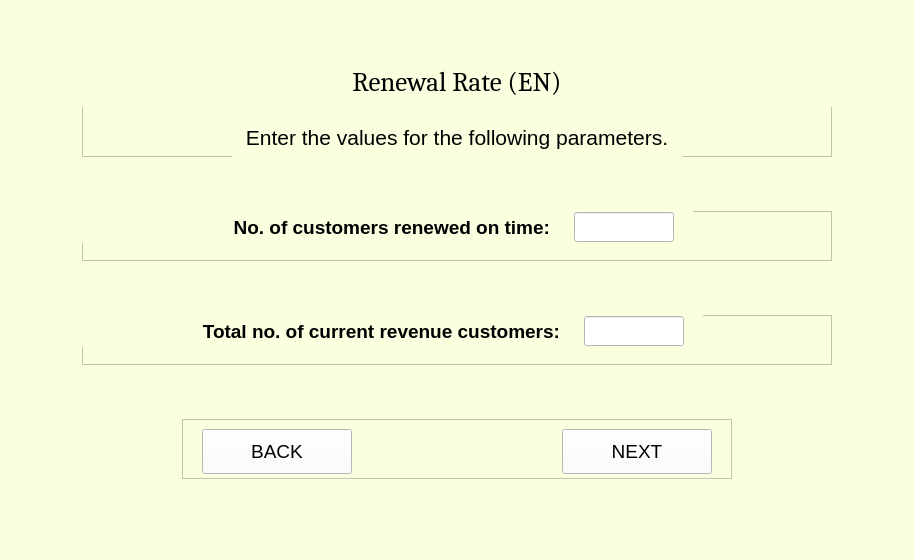
<?xml version="1.0" encoding="UTF-8"?>
<ui version="4.0">
 <class>MainWindow</class>
 <widget class="QMainWindow" name="MainWindow">
  <property name="enabled">
   <bool>true</bool>
  </property>
  <property name="geometry">
   <rect>
    <x>0</x>
    <y>0</y>
    <width>914</width>
    <height>560</height>
   </rect>
  </property>
  <property name="mouseTracking">
   <bool>true</bool>
  </property>
  <property name="windowTitle">
   <string>MainWindow</string>
  </property>
  <property name="styleSheet">
   <string notr="true">background-color:rgb(250, 255, 224)</string>
  </property>
  <widget class="QWidget" name="centralwidget">
   <layout class="QVBoxLayout" name="verticalLayout">
    <item alignment="Qt::AlignHCenter">
     <widget class="QFrame" name="frame">
      <property name="minimumSize">
       <size>
        <width>750</width>
        <height>100</height>
       </size>
      </property>
      <property name="maximumSize">
       <size>
        <width>750</width>
        <height>100</height>
       </size>
      </property>
      <property name="frameShape">
       <enum>QFrame::StyledPanel</enum>
      </property>
      <property name="frameShadow">
       <enum>QFrame::Raised</enum>
      </property>
      <widget class="QLabel" name="heading">
       <property name="geometry">
        <rect>
         <x>0</x>
         <y>0</y>
         <width>750</width>
         <height>50</height>
        </rect>
       </property>
       <property name="sizePolicy">
        <sizepolicy hsizetype="Preferred" vsizetype="Preferred">
         <horstretch>0</horstretch>
         <verstretch>0</verstretch>
        </sizepolicy>
       </property>
       <property name="minimumSize">
        <size>
         <width>750</width>
         <height>50</height>
        </size>
       </property>
       <property name="maximumSize">
        <size>
         <width>750</width>
         <height>50</height>
        </size>
       </property>
       <property name="font">
        <font>
         <family>Cambria</family>
         <pointsize>20</pointsize>
        </font>
       </property>
       <property name="text">
        <string>Renewal Rate (EN)</string>
       </property>
       <property name="alignment">
        <set>Qt::AlignCenter</set>
       </property>
       <property name="wordWrap">
        <bool>false</bool>
       </property>
      </widget>
      <widget class="QLabel" name="subHeading">
       <property name="geometry">
        <rect>
         <x>150</x>
         <y>60</y>
         <width>450</width>
         <height>40</height>
        </rect>
       </property>
       <property name="sizePolicy">
        <sizepolicy hsizetype="Preferred" vsizetype="Preferred">
         <horstretch>0</horstretch>
         <verstretch>0</verstretch>
        </sizepolicy>
       </property>
       <property name="minimumSize">
        <size>
         <width>450</width>
         <height>40</height>
        </size>
       </property>
       <property name="maximumSize">
        <size>
         <width>450</width>
         <height>40</height>
        </size>
       </property>
       <property name="font">
        <font>
         <family>Arial</family>
         <pointsize>16</pointsize>
        </font>
       </property>
       <property name="text">
        <string>Enter the values for the following parameters.</string>
       </property>
       <property name="alignment">
        <set>Qt::AlignCenter</set>
       </property>
       <property name="wordWrap">
        <bool>false</bool>
       </property>
      </widget>
     </widget>
    </item>
    <item alignment="Qt::AlignHCenter">
     <widget class="QFrame" name="frame_3">
      <property name="minimumSize">
       <size>
        <width>750</width>
        <height>50</height>
       </size>
      </property>
      <property name="maximumSize">
       <size>
        <width>750</width>
        <height>50</height>
       </size>
      </property>
      <property name="frameShape">
       <enum>QFrame::StyledPanel</enum>
      </property>
      <property name="frameShadow">
       <enum>QFrame::Raised</enum>
      </property>
      <widget class="QWidget" name="layoutWidget_2">
       <property name="geometry">
        <rect>
         <x>-50</x>
         <y>0</y>
         <width>661</width>
         <height>32</height>
        </rect>
       </property>
       <layout class="QGridLayout" name="gridLayout">
        <item row="0" column="0">
         <widget class="QLabel" name="label_renewals_on_time">
          <property name="sizePolicy">
           <sizepolicy hsizetype="Preferred" vsizetype="Preferred">
            <horstretch>0</horstretch>
            <verstretch>0</verstretch>
           </sizepolicy>
          </property>
          <property name="minimumSize">
           <size>
            <width>500</width>
            <height>30</height>
           </size>
          </property>
          <property name="maximumSize">
           <size>
            <width>500</width>
            <height>30</height>
           </size>
          </property>
          <property name="font">
           <font>
            <family>Arial</family>
            <pointsize>14</pointsize>
            <weight>75</weight>
            <bold>true</bold>
           </font>
          </property>
          <property name="text">
           <string>No. of customers renewed on time:</string>
          </property>
          <property name="alignment">
           <set>Qt::AlignRight|Qt::AlignTrailing|Qt::AlignVCenter</set>
          </property>
          <property name="wordWrap">
           <bool>false</bool>
          </property>
         </widget>
        </item>
        <item row="0" column="1">
         <widget class="QLineEdit" name="renewals_on_time">
          <property name="sizePolicy">
           <sizepolicy hsizetype="Preferred" vsizetype="Preferred">
            <horstretch>0</horstretch>
            <verstretch>0</verstretch>
           </sizepolicy>
          </property>
          <property name="minimumSize">
           <size>
            <width>100</width>
            <height>30</height>
           </size>
          </property>
          <property name="maximumSize">
           <size>
            <width>100</width>
            <height>30</height>
           </size>
          </property>
          <property name="font">
           <font>
            <family>Arial</family>
            <pointsize>12</pointsize>
            <weight>50</weight>
            <bold>false</bold>
           </font>
          </property>
          <property name="styleSheet">
           <string notr="true">background-color:rgb(255, 255, 255)</string>
          </property>
         </widget>
        </item>
       </layout>
      </widget>
     </widget>
    </item>
    <item alignment="Qt::AlignHCenter">
     <widget class="QFrame" name="frame_4">
      <property name="minimumSize">
       <size>
        <width>750</width>
        <height>50</height>
       </size>
      </property>
      <property name="maximumSize">
       <size>
        <width>750</width>
        <height>50</height>
       </size>
      </property>
      <property name="frameShape">
       <enum>QFrame::StyledPanel</enum>
      </property>
      <property name="frameShadow">
       <enum>QFrame::Raised</enum>
      </property>
      <widget class="QWidget" name="layoutWidget_3">
       <property name="geometry">
        <rect>
         <x>-40</x>
         <y>0</y>
         <width>661</width>
         <height>32</height>
        </rect>
       </property>
       <layout class="QGridLayout" name="gridLayout_6">
        <item row="0" column="0">
         <widget class="QLabel" name="label_total_current_customers">
          <property name="sizePolicy">
           <sizepolicy hsizetype="Preferred" vsizetype="Preferred">
            <horstretch>0</horstretch>
            <verstretch>0</verstretch>
           </sizepolicy>
          </property>
          <property name="minimumSize">
           <size>
            <width>500</width>
            <height>30</height>
           </size>
          </property>
          <property name="maximumSize">
           <size>
            <width>500</width>
            <height>30</height>
           </size>
          </property>
          <property name="font">
           <font>
            <family>Arial</family>
            <pointsize>14</pointsize>
            <weight>75</weight>
            <bold>true</bold>
           </font>
          </property>
          <property name="text">
           <string>Total no. of current revenue customers:</string>
          </property>
          <property name="alignment">
           <set>Qt::AlignRight|Qt::AlignTrailing|Qt::AlignVCenter</set>
          </property>
          <property name="wordWrap">
           <bool>false</bool>
          </property>
         </widget>
        </item>
        <item row="0" column="1">
         <widget class="QLineEdit" name="total_current_customers">
          <property name="sizePolicy">
           <sizepolicy hsizetype="Preferred" vsizetype="Preferred">
            <horstretch>0</horstretch>
            <verstretch>0</verstretch>
           </sizepolicy>
          </property>
          <property name="minimumSize">
           <size>
            <width>100</width>
            <height>30</height>
           </size>
          </property>
          <property name="maximumSize">
           <size>
            <width>100</width>
            <height>30</height>
           </size>
          </property>
          <property name="font">
           <font>
            <family>Arial</family>
            <pointsize>12</pointsize>
            <weight>50</weight>
            <bold>false</bold>
           </font>
          </property>
          <property name="styleSheet">
           <string notr="true">background-color:rgb(255, 255, 255)</string>
          </property>
         </widget>
        </item>
       </layout>
      </widget>
     </widget>
    </item>
    <item alignment="Qt::AlignHCenter">
     <widget class="QFrame" name="frame_8">
      <property name="minimumSize">
       <size>
        <width>550</width>
        <height>60</height>
       </size>
      </property>
      <property name="maximumSize">
       <size>
        <width>550</width>
        <height>60</height>
       </size>
      </property>
      <property name="frameShape">
       <enum>QFrame::StyledPanel</enum>
      </property>
      <property name="frameShadow">
       <enum>QFrame::Raised</enum>
      </property>
      <widget class="QPushButton" name="backButton">
       <property name="geometry">
        <rect>
         <x>20</x>
         <y>10</y>
         <width>150</width>
         <height>45</height>
        </rect>
       </property>
       <property name="sizePolicy">
        <sizepolicy hsizetype="Preferred" vsizetype="Preferred">
         <horstretch>0</horstretch>
         <verstretch>0</verstretch>
        </sizepolicy>
       </property>
       <property name="minimumSize">
        <size>
         <width>150</width>
         <height>45</height>
        </size>
       </property>
       <property name="maximumSize">
        <size>
         <width>150</width>
         <height>45</height>
        </size>
       </property>
       <property name="font">
        <font>
         <family>Arial</family>
         <pointsize>14</pointsize>
        </font>
       </property>
       <property name="styleSheet">
        <string notr="true">background-color:rgb(255, 255, 255)</string>
       </property>
       <property name="text">
        <string>BACK</string>
       </property>
      </widget>
      <widget class="QPushButton" name="nextButton">
       <property name="enabled">
        <bool>true</bool>
       </property>
       <property name="geometry">
        <rect>
         <x>380</x>
         <y>10</y>
         <width>150</width>
         <height>45</height>
        </rect>
       </property>
       <property name="sizePolicy">
        <sizepolicy hsizetype="Preferred" vsizetype="Preferred">
         <horstretch>0</horstretch>
         <verstretch>0</verstretch>
        </sizepolicy>
       </property>
       <property name="minimumSize">
        <size>
         <width>150</width>
         <height>45</height>
        </size>
       </property>
       <property name="maximumSize">
        <size>
         <width>150</width>
         <height>45</height>
        </size>
       </property>
       <property name="palette">
        <palette>
         <active>
          <colorrole role="Button">
           <brush brushstyle="SolidPattern">
            <color alpha="255">
             <red>255</red>
             <green>255</green>
             <blue>255</blue>
            </color>
           </brush>
          </colorrole>
          <colorrole role="Base">
           <brush brushstyle="SolidPattern">
            <color alpha="255">
             <red>255</red>
             <green>255</green>
             <blue>255</blue>
            </color>
           </brush>
          </colorrole>
          <colorrole role="Window">
           <brush brushstyle="SolidPattern">
            <color alpha="255">
             <red>255</red>
             <green>255</green>
             <blue>255</blue>
            </color>
           </brush>
          </colorrole>
          <colorrole role="Link">
           <brush brushstyle="SolidPattern">
            <color alpha="255">
             <red>6</red>
             <green>22</green>
             <blue>255</blue>
            </color>
           </brush>
          </colorrole>
         </active>
         <inactive>
          <colorrole role="Button">
           <brush brushstyle="SolidPattern">
            <color alpha="255">
             <red>255</red>
             <green>255</green>
             <blue>255</blue>
            </color>
           </brush>
          </colorrole>
          <colorrole role="Base">
           <brush brushstyle="SolidPattern">
            <color alpha="255">
             <red>255</red>
             <green>255</green>
             <blue>255</blue>
            </color>
           </brush>
          </colorrole>
          <colorrole role="Window">
           <brush brushstyle="SolidPattern">
            <color alpha="255">
             <red>255</red>
             <green>255</green>
             <blue>255</blue>
            </color>
           </brush>
          </colorrole>
          <colorrole role="Link">
           <brush brushstyle="SolidPattern">
            <color alpha="255">
             <red>6</red>
             <green>22</green>
             <blue>255</blue>
            </color>
           </brush>
          </colorrole>
         </inactive>
         <disabled>
          <colorrole role="Button">
           <brush brushstyle="SolidPattern">
            <color alpha="255">
             <red>255</red>
             <green>255</green>
             <blue>255</blue>
            </color>
           </brush>
          </colorrole>
          <colorrole role="Base">
           <brush brushstyle="SolidPattern">
            <color alpha="255">
             <red>255</red>
             <green>255</green>
             <blue>255</blue>
            </color>
           </brush>
          </colorrole>
          <colorrole role="Window">
           <brush brushstyle="SolidPattern">
            <color alpha="255">
             <red>255</red>
             <green>255</green>
             <blue>255</blue>
            </color>
           </brush>
          </colorrole>
          <colorrole role="Link">
           <brush brushstyle="SolidPattern">
            <color alpha="255">
             <red>6</red>
             <green>22</green>
             <blue>255</blue>
            </color>
           </brush>
          </colorrole>
         </disabled>
        </palette>
       </property>
       <property name="font">
        <font>
         <family>Arial</family>
         <pointsize>14</pointsize>
        </font>
       </property>
       <property name="mouseTracking">
        <bool>false</bool>
       </property>
       <property name="acceptDrops">
        <bool>true</bool>
       </property>
       <property name="autoFillBackground">
        <bool>false</bool>
       </property>
       <property name="styleSheet">
        <string notr="true">background-color:rgb(255, 255, 255)</string>
       </property>
       <property name="text">
        <string>NEXT</string>
       </property>
       <property name="checkable">
        <bool>false</bool>
       </property>
       <property name="autoExclusive">
        <bool>false</bool>
       </property>
       <property name="autoDefault">
        <bool>true</bool>
       </property>
       <property name="default">
        <bool>false</bool>
       </property>
       <property name="flat">
        <bool>false</bool>
       </property>
      </widget>
     </widget>
    </item>
   </layout>
  </widget>
  <widget class="QMenuBar" name="menubar">
   <property name="geometry">
    <rect>
     <x>0</x>
     <y>0</y>
     <width>914</width>
     <height>21</height>
    </rect>
   </property>
  </widget>
  <widget class="QStatusBar" name="statusbar"/>
 </widget>
 <resources/>
 <connections/>
</ui>
